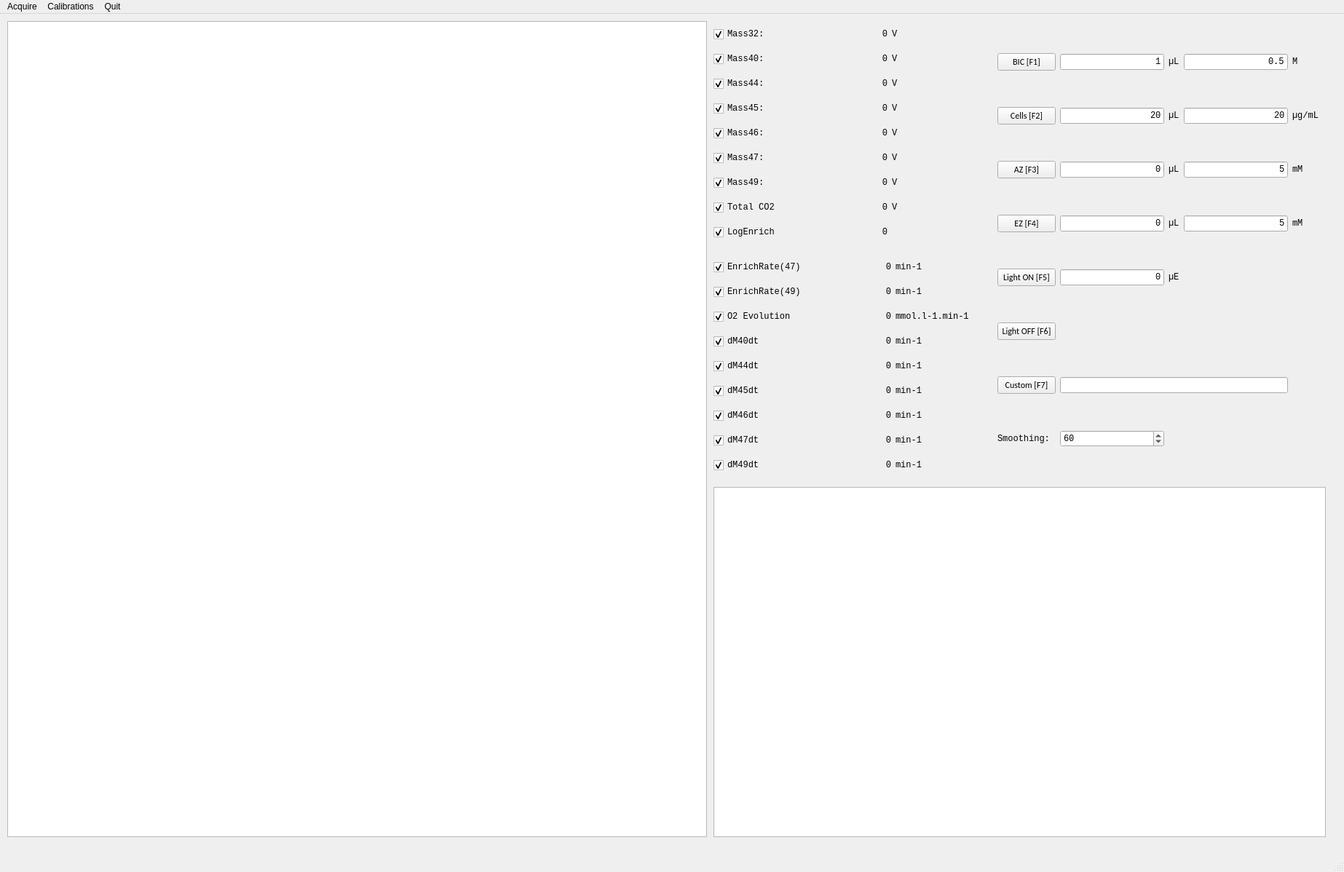
<?xml version="1.0" encoding="UTF-8"?>
<ui version="4.0">
 <class>MainWindow</class>
 <widget class="QMainWindow" name="MainWindow">
  <property name="geometry">
   <rect>
    <x>0</x>
    <y>0</y>
    <width>1846</width>
    <height>1198</height>
   </rect>
  </property>
  <property name="windowTitle">
   <string>MainWindow</string>
  </property>
  <widget class="QWidget" name="centralwidget">
   <widget class="QGraphicsView" name="graph_enrichrate">
    <property name="geometry">
     <rect>
      <x>980</x>
      <y>650</y>
      <width>841</width>
      <height>481</height>
     </rect>
    </property>
    <property name="font">
     <font>
      <family>Consolas</family>
      <pointsize>9</pointsize>
     </font>
    </property>
   </widget>
   <widget class="QGraphicsView" name="graph_rawdata">
    <property name="geometry">
     <rect>
      <x>10</x>
      <y>10</y>
      <width>961</width>
      <height>1121</height>
     </rect>
    </property>
   </widget>
   <widget class="QWidget" name="layoutWidget">
    <property name="geometry">
     <rect>
      <x>980</x>
      <y>330</y>
      <width>361</width>
      <height>308</height>
     </rect>
    </property>
    <layout class="QGridLayout" name="gridLayout">
     <item row="0" column="0">
      <widget class="QCheckBox" name="chk_ER47">
       <property name="font">
        <font>
         <family>Consolas</family>
         <pointsize>9</pointsize>
        </font>
       </property>
       <property name="text">
        <string>EnrichRate(47)</string>
       </property>
       <property name="checked">
        <bool>true</bool>
       </property>
      </widget>
     </item>
     <item row="0" column="1">
      <widget class="QLabel" name="lab_ER47">
       <property name="font">
        <font>
         <family>Consolas</family>
         <pointsize>9</pointsize>
        </font>
       </property>
       <property name="text">
        <string>0</string>
       </property>
       <property name="alignment">
        <set>Qt::AlignRight|Qt::AlignTrailing|Qt::AlignVCenter</set>
       </property>
      </widget>
     </item>
     <item row="0" column="2">
      <widget class="QLabel" name="lab_ER47unit">
       <property name="font">
        <font>
         <family>Consolas</family>
         <pointsize>9</pointsize>
        </font>
       </property>
       <property name="text">
        <string>min-1</string>
       </property>
       <property name="alignment">
        <set>Qt::AlignLeading|Qt::AlignLeft|Qt::AlignVCenter</set>
       </property>
      </widget>
     </item>
     <item row="1" column="0">
      <widget class="QCheckBox" name="chk_ER49">
       <property name="font">
        <font>
         <family>Consolas</family>
         <pointsize>9</pointsize>
        </font>
       </property>
       <property name="text">
        <string>EnrichRate(49)</string>
       </property>
       <property name="checked">
        <bool>true</bool>
       </property>
      </widget>
     </item>
     <item row="1" column="1">
      <widget class="QLabel" name="lab_ER49">
       <property name="font">
        <font>
         <family>Consolas</family>
         <pointsize>9</pointsize>
        </font>
       </property>
       <property name="text">
        <string>0</string>
       </property>
       <property name="alignment">
        <set>Qt::AlignRight|Qt::AlignTrailing|Qt::AlignVCenter</set>
       </property>
      </widget>
     </item>
     <item row="1" column="2">
      <widget class="QLabel" name="lab_ER49unit">
       <property name="font">
        <font>
         <family>Consolas</family>
         <pointsize>9</pointsize>
        </font>
       </property>
       <property name="text">
        <string>min-1</string>
       </property>
       <property name="alignment">
        <set>Qt::AlignLeading|Qt::AlignLeft|Qt::AlignVCenter</set>
       </property>
      </widget>
     </item>
     <item row="2" column="0">
      <widget class="QCheckBox" name="chk_O2evol">
       <property name="font">
        <font>
         <family>Consolas</family>
         <pointsize>9</pointsize>
        </font>
       </property>
       <property name="text">
        <string>O2 Evolution</string>
       </property>
       <property name="checked">
        <bool>true</bool>
       </property>
      </widget>
     </item>
     <item row="2" column="1">
      <widget class="QLabel" name="lab_O2evol">
       <property name="font">
        <font>
         <family>Consolas</family>
         <pointsize>9</pointsize>
        </font>
       </property>
       <property name="text">
        <string>0</string>
       </property>
       <property name="alignment">
        <set>Qt::AlignRight|Qt::AlignTrailing|Qt::AlignVCenter</set>
       </property>
      </widget>
     </item>
     <item row="2" column="2">
      <widget class="QLabel" name="lab_O2evolunit">
       <property name="font">
        <font>
         <family>Consolas</family>
         <pointsize>9</pointsize>
        </font>
       </property>
       <property name="text">
        <string>mmol.l-1.min-1</string>
       </property>
       <property name="alignment">
        <set>Qt::AlignLeading|Qt::AlignLeft|Qt::AlignVCenter</set>
       </property>
      </widget>
     </item>
     <item row="3" column="0">
      <widget class="QCheckBox" name="chk_dM40dt">
       <property name="font">
        <font>
         <family>Consolas</family>
         <pointsize>9</pointsize>
        </font>
       </property>
       <property name="text">
        <string>dM40dt</string>
       </property>
       <property name="checked">
        <bool>true</bool>
       </property>
      </widget>
     </item>
     <item row="3" column="1">
      <widget class="QLabel" name="lab_dM40dt">
       <property name="font">
        <font>
         <family>Consolas</family>
         <pointsize>9</pointsize>
        </font>
       </property>
       <property name="text">
        <string>0</string>
       </property>
       <property name="alignment">
        <set>Qt::AlignRight|Qt::AlignTrailing|Qt::AlignVCenter</set>
       </property>
      </widget>
     </item>
     <item row="3" column="2">
      <widget class="QLabel" name="lab_dM40dtunit">
       <property name="font">
        <font>
         <family>Consolas</family>
         <pointsize>9</pointsize>
        </font>
       </property>
       <property name="text">
        <string>min-1</string>
       </property>
       <property name="alignment">
        <set>Qt::AlignLeading|Qt::AlignLeft|Qt::AlignVCenter</set>
       </property>
      </widget>
     </item>
     <item row="4" column="0">
      <widget class="QCheckBox" name="chk_dM44dt">
       <property name="font">
        <font>
         <family>Consolas</family>
         <pointsize>9</pointsize>
        </font>
       </property>
       <property name="text">
        <string>dM44dt</string>
       </property>
       <property name="checked">
        <bool>true</bool>
       </property>
      </widget>
     </item>
     <item row="4" column="1">
      <widget class="QLabel" name="lab_dM44dt">
       <property name="font">
        <font>
         <family>Consolas</family>
         <pointsize>9</pointsize>
        </font>
       </property>
       <property name="text">
        <string>0</string>
       </property>
       <property name="alignment">
        <set>Qt::AlignRight|Qt::AlignTrailing|Qt::AlignVCenter</set>
       </property>
      </widget>
     </item>
     <item row="4" column="2">
      <widget class="QLabel" name="lab_dM44dtunit">
       <property name="font">
        <font>
         <family>Consolas</family>
         <pointsize>9</pointsize>
        </font>
       </property>
       <property name="text">
        <string>min-1</string>
       </property>
       <property name="alignment">
        <set>Qt::AlignLeading|Qt::AlignLeft|Qt::AlignVCenter</set>
       </property>
      </widget>
     </item>
     <item row="5" column="0">
      <widget class="QCheckBox" name="chk_dM45dt">
       <property name="font">
        <font>
         <family>Consolas</family>
         <pointsize>9</pointsize>
        </font>
       </property>
       <property name="text">
        <string>dM45dt</string>
       </property>
       <property name="checked">
        <bool>true</bool>
       </property>
      </widget>
     </item>
     <item row="5" column="1">
      <widget class="QLabel" name="lab_dM45dt">
       <property name="font">
        <font>
         <family>Consolas</family>
         <pointsize>9</pointsize>
        </font>
       </property>
       <property name="text">
        <string>0</string>
       </property>
       <property name="alignment">
        <set>Qt::AlignRight|Qt::AlignTrailing|Qt::AlignVCenter</set>
       </property>
      </widget>
     </item>
     <item row="5" column="2">
      <widget class="QLabel" name="lab_dM45dtunit">
       <property name="font">
        <font>
         <family>Consolas</family>
         <pointsize>9</pointsize>
        </font>
       </property>
       <property name="text">
        <string>min-1</string>
       </property>
       <property name="alignment">
        <set>Qt::AlignLeading|Qt::AlignLeft|Qt::AlignVCenter</set>
       </property>
      </widget>
     </item>
     <item row="6" column="0">
      <widget class="QCheckBox" name="chk_dM46dt">
       <property name="font">
        <font>
         <family>Consolas</family>
         <pointsize>9</pointsize>
        </font>
       </property>
       <property name="text">
        <string>dM46dt</string>
       </property>
       <property name="checked">
        <bool>true</bool>
       </property>
      </widget>
     </item>
     <item row="6" column="1">
      <widget class="QLabel" name="lab_dM46dt">
       <property name="font">
        <font>
         <family>Consolas</family>
         <pointsize>9</pointsize>
        </font>
       </property>
       <property name="text">
        <string>0</string>
       </property>
       <property name="alignment">
        <set>Qt::AlignRight|Qt::AlignTrailing|Qt::AlignVCenter</set>
       </property>
      </widget>
     </item>
     <item row="6" column="2">
      <widget class="QLabel" name="lab_dM46dtunit">
       <property name="font">
        <font>
         <family>Consolas</family>
         <pointsize>9</pointsize>
        </font>
       </property>
       <property name="text">
        <string>min-1</string>
       </property>
       <property name="alignment">
        <set>Qt::AlignLeading|Qt::AlignLeft|Qt::AlignVCenter</set>
       </property>
      </widget>
     </item>
     <item row="7" column="0">
      <widget class="QCheckBox" name="chk_dM47dt">
       <property name="font">
        <font>
         <family>Consolas</family>
         <pointsize>9</pointsize>
        </font>
       </property>
       <property name="text">
        <string>dM47dt</string>
       </property>
       <property name="checked">
        <bool>true</bool>
       </property>
      </widget>
     </item>
     <item row="7" column="1">
      <widget class="QLabel" name="lab_dM47dt">
       <property name="font">
        <font>
         <family>Consolas</family>
         <pointsize>9</pointsize>
        </font>
       </property>
       <property name="text">
        <string>0</string>
       </property>
       <property name="alignment">
        <set>Qt::AlignRight|Qt::AlignTrailing|Qt::AlignVCenter</set>
       </property>
      </widget>
     </item>
     <item row="7" column="2">
      <widget class="QLabel" name="lab_dM47dtunit">
       <property name="font">
        <font>
         <family>Consolas</family>
         <pointsize>9</pointsize>
        </font>
       </property>
       <property name="text">
        <string>min-1</string>
       </property>
       <property name="alignment">
        <set>Qt::AlignLeading|Qt::AlignLeft|Qt::AlignVCenter</set>
       </property>
      </widget>
     </item>
     <item row="8" column="0">
      <widget class="QCheckBox" name="chk_dM49dt">
       <property name="font">
        <font>
         <family>Consolas</family>
         <pointsize>9</pointsize>
        </font>
       </property>
       <property name="text">
        <string>dM49dt</string>
       </property>
       <property name="checked">
        <bool>true</bool>
       </property>
      </widget>
     </item>
     <item row="8" column="1">
      <widget class="QLabel" name="lab_dM49dt">
       <property name="font">
        <font>
         <family>Consolas</family>
         <pointsize>9</pointsize>
        </font>
       </property>
       <property name="text">
        <string>0</string>
       </property>
       <property name="alignment">
        <set>Qt::AlignRight|Qt::AlignTrailing|Qt::AlignVCenter</set>
       </property>
      </widget>
     </item>
     <item row="8" column="2">
      <widget class="QLabel" name="lab_dM49dtunit">
       <property name="font">
        <font>
         <family>Consolas</family>
         <pointsize>9</pointsize>
        </font>
       </property>
       <property name="text">
        <string>min-1</string>
       </property>
       <property name="alignment">
        <set>Qt::AlignLeading|Qt::AlignLeft|Qt::AlignVCenter</set>
       </property>
      </widget>
     </item>
    </layout>
   </widget>
   <widget class="QWidget" name="layoutWidget">
    <property name="geometry">
     <rect>
      <x>980</x>
      <y>10</y>
      <width>361</width>
      <height>308</height>
     </rect>
    </property>
    <layout class="QGridLayout" name="gridLayout_3">
     <item row="0" column="0">
      <widget class="QCheckBox" name="chk_M32">
       <property name="font">
        <font>
         <family>Consolas</family>
         <pointsize>9</pointsize>
        </font>
       </property>
       <property name="text">
        <string>Mass32: </string>
       </property>
       <property name="checked">
        <bool>true</bool>
       </property>
      </widget>
     </item>
     <item row="0" column="1">
      <widget class="QLabel" name="lab_32">
       <property name="font">
        <font>
         <family>Consolas</family>
         <pointsize>9</pointsize>
        </font>
       </property>
       <property name="text">
        <string>0</string>
       </property>
       <property name="alignment">
        <set>Qt::AlignRight|Qt::AlignTrailing|Qt::AlignVCenter</set>
       </property>
      </widget>
     </item>
     <item row="0" column="2">
      <widget class="QLabel" name="lab_M32unit">
       <property name="font">
        <font>
         <family>Consolas</family>
         <pointsize>9</pointsize>
        </font>
       </property>
       <property name="text">
        <string>V</string>
       </property>
       <property name="alignment">
        <set>Qt::AlignLeading|Qt::AlignLeft|Qt::AlignVCenter</set>
       </property>
      </widget>
     </item>
     <item row="1" column="0">
      <widget class="QCheckBox" name="chk_M40">
       <property name="font">
        <font>
         <family>Consolas</family>
         <pointsize>9</pointsize>
        </font>
       </property>
       <property name="text">
        <string>Mass40: </string>
       </property>
       <property name="checked">
        <bool>true</bool>
       </property>
      </widget>
     </item>
     <item row="1" column="1">
      <widget class="QLabel" name="lab_40">
       <property name="font">
        <font>
         <family>Consolas</family>
         <pointsize>9</pointsize>
        </font>
       </property>
       <property name="text">
        <string>0</string>
       </property>
       <property name="alignment">
        <set>Qt::AlignRight|Qt::AlignTrailing|Qt::AlignVCenter</set>
       </property>
      </widget>
     </item>
     <item row="1" column="2">
      <widget class="QLabel" name="lab_M40unit">
       <property name="font">
        <font>
         <family>Consolas</family>
         <pointsize>9</pointsize>
        </font>
       </property>
       <property name="text">
        <string>V</string>
       </property>
       <property name="alignment">
        <set>Qt::AlignLeading|Qt::AlignLeft|Qt::AlignVCenter</set>
       </property>
      </widget>
     </item>
     <item row="2" column="0">
      <widget class="QCheckBox" name="chk_M44">
       <property name="font">
        <font>
         <family>Consolas</family>
         <pointsize>9</pointsize>
        </font>
       </property>
       <property name="text">
        <string>Mass44: </string>
       </property>
       <property name="checked">
        <bool>true</bool>
       </property>
      </widget>
     </item>
     <item row="2" column="1">
      <widget class="QLabel" name="lab_44">
       <property name="font">
        <font>
         <family>Consolas</family>
         <pointsize>9</pointsize>
        </font>
       </property>
       <property name="text">
        <string>0</string>
       </property>
       <property name="alignment">
        <set>Qt::AlignRight|Qt::AlignTrailing|Qt::AlignVCenter</set>
       </property>
      </widget>
     </item>
     <item row="2" column="2">
      <widget class="QLabel" name="lab_M44unit">
       <property name="font">
        <font>
         <family>Consolas</family>
         <pointsize>9</pointsize>
        </font>
       </property>
       <property name="text">
        <string>V</string>
       </property>
       <property name="alignment">
        <set>Qt::AlignLeading|Qt::AlignLeft|Qt::AlignVCenter</set>
       </property>
      </widget>
     </item>
     <item row="3" column="0">
      <widget class="QCheckBox" name="chk_M45">
       <property name="font">
        <font>
         <family>Consolas</family>
         <pointsize>9</pointsize>
         <kerning>true</kerning>
        </font>
       </property>
       <property name="focusPolicy">
        <enum>Qt::StrongFocus</enum>
       </property>
       <property name="text">
        <string>Mass45: </string>
       </property>
       <property name="checked">
        <bool>true</bool>
       </property>
      </widget>
     </item>
     <item row="3" column="1">
      <widget class="QLabel" name="lab_45">
       <property name="font">
        <font>
         <family>Consolas</family>
         <pointsize>9</pointsize>
        </font>
       </property>
       <property name="text">
        <string>0</string>
       </property>
       <property name="alignment">
        <set>Qt::AlignRight|Qt::AlignTrailing|Qt::AlignVCenter</set>
       </property>
      </widget>
     </item>
     <item row="3" column="2">
      <widget class="QLabel" name="lab_M45unit">
       <property name="font">
        <font>
         <family>Consolas</family>
         <pointsize>9</pointsize>
        </font>
       </property>
       <property name="text">
        <string>V</string>
       </property>
       <property name="alignment">
        <set>Qt::AlignLeading|Qt::AlignLeft|Qt::AlignVCenter</set>
       </property>
      </widget>
     </item>
     <item row="4" column="0">
      <widget class="QCheckBox" name="chk_M46">
       <property name="font">
        <font>
         <family>Consolas</family>
         <pointsize>9</pointsize>
        </font>
       </property>
       <property name="text">
        <string>Mass46:</string>
       </property>
       <property name="checked">
        <bool>true</bool>
       </property>
      </widget>
     </item>
     <item row="4" column="1">
      <widget class="QLabel" name="lab_46">
       <property name="font">
        <font>
         <family>Consolas</family>
         <pointsize>9</pointsize>
        </font>
       </property>
       <property name="text">
        <string>0</string>
       </property>
       <property name="alignment">
        <set>Qt::AlignRight|Qt::AlignTrailing|Qt::AlignVCenter</set>
       </property>
      </widget>
     </item>
     <item row="4" column="2">
      <widget class="QLabel" name="lab_M46unit">
       <property name="font">
        <font>
         <family>Consolas</family>
         <pointsize>9</pointsize>
        </font>
       </property>
       <property name="text">
        <string>V</string>
       </property>
       <property name="alignment">
        <set>Qt::AlignLeading|Qt::AlignLeft|Qt::AlignVCenter</set>
       </property>
      </widget>
     </item>
     <item row="5" column="0">
      <widget class="QCheckBox" name="chk_M47">
       <property name="font">
        <font>
         <family>Consolas</family>
         <pointsize>9</pointsize>
        </font>
       </property>
       <property name="text">
        <string>Mass47: </string>
       </property>
       <property name="checked">
        <bool>true</bool>
       </property>
      </widget>
     </item>
     <item row="5" column="1">
      <widget class="QLabel" name="lab_47">
       <property name="font">
        <font>
         <family>Consolas</family>
         <pointsize>9</pointsize>
        </font>
       </property>
       <property name="text">
        <string>0</string>
       </property>
       <property name="alignment">
        <set>Qt::AlignRight|Qt::AlignTrailing|Qt::AlignVCenter</set>
       </property>
      </widget>
     </item>
     <item row="5" column="2">
      <widget class="QLabel" name="lab_M47unit">
       <property name="font">
        <font>
         <family>Consolas</family>
         <pointsize>9</pointsize>
        </font>
       </property>
       <property name="text">
        <string>V</string>
       </property>
       <property name="alignment">
        <set>Qt::AlignLeading|Qt::AlignLeft|Qt::AlignVCenter</set>
       </property>
      </widget>
     </item>
     <item row="6" column="0">
      <widget class="QCheckBox" name="chk_M49">
       <property name="font">
        <font>
         <family>Consolas</family>
         <pointsize>9</pointsize>
        </font>
       </property>
       <property name="text">
        <string>Mass49: </string>
       </property>
       <property name="checked">
        <bool>true</bool>
       </property>
      </widget>
     </item>
     <item row="6" column="1">
      <widget class="QLabel" name="lab_49">
       <property name="font">
        <font>
         <family>Consolas</family>
         <pointsize>9</pointsize>
        </font>
       </property>
       <property name="text">
        <string>0</string>
       </property>
       <property name="alignment">
        <set>Qt::AlignRight|Qt::AlignTrailing|Qt::AlignVCenter</set>
       </property>
      </widget>
     </item>
     <item row="6" column="2">
      <widget class="QLabel" name="lab_M49unit">
       <property name="font">
        <font>
         <family>Consolas</family>
         <pointsize>9</pointsize>
        </font>
       </property>
       <property name="text">
        <string>V</string>
       </property>
       <property name="alignment">
        <set>Qt::AlignLeading|Qt::AlignLeft|Qt::AlignVCenter</set>
       </property>
      </widget>
     </item>
     <item row="7" column="0">
      <widget class="QCheckBox" name="chk_totalCO2">
       <property name="font">
        <font>
         <family>Consolas</family>
         <pointsize>9</pointsize>
        </font>
       </property>
       <property name="text">
        <string>Total CO2</string>
       </property>
       <property name="checked">
        <bool>true</bool>
       </property>
      </widget>
     </item>
     <item row="7" column="1">
      <widget class="QLabel" name="lab_logE_2">
       <property name="font">
        <font>
         <family>Consolas</family>
         <pointsize>9</pointsize>
        </font>
       </property>
       <property name="text">
        <string>0</string>
       </property>
       <property name="alignment">
        <set>Qt::AlignRight|Qt::AlignTrailing|Qt::AlignVCenter</set>
       </property>
      </widget>
     </item>
     <item row="7" column="2">
      <widget class="QLabel" name="lab_totCO2unit">
       <property name="font">
        <font>
         <family>Consolas</family>
         <pointsize>9</pointsize>
        </font>
       </property>
       <property name="text">
        <string>V</string>
       </property>
       <property name="alignment">
        <set>Qt::AlignLeading|Qt::AlignLeft|Qt::AlignVCenter</set>
       </property>
      </widget>
     </item>
     <item row="8" column="0">
      <widget class="QCheckBox" name="chk_logE">
       <property name="font">
        <font>
         <family>Consolas</family>
         <pointsize>9</pointsize>
        </font>
       </property>
       <property name="text">
        <string>LogEnrich</string>
       </property>
       <property name="checked">
        <bool>true</bool>
       </property>
      </widget>
     </item>
     <item row="8" column="1">
      <widget class="QLabel" name="lab_logE">
       <property name="font">
        <font>
         <family>Consolas</family>
         <pointsize>9</pointsize>
        </font>
       </property>
       <property name="text">
        <string>0</string>
       </property>
       <property name="alignment">
        <set>Qt::AlignRight|Qt::AlignTrailing|Qt::AlignVCenter</set>
       </property>
      </widget>
     </item>
    </layout>
   </widget>
   <widget class="QWidget" name="layoutWidget">
    <property name="geometry">
     <rect>
      <x>1370</x>
      <y>10</y>
      <width>441</width>
      <height>631</height>
     </rect>
    </property>
    <layout class="QGridLayout" name="gridLayout_2">
     <item row="0" column="0">
      <widget class="QPushButton" name="btn_bic">
       <property name="font">
        <font>
         <family>Calibri</family>
         <pointsize>9</pointsize>
        </font>
       </property>
       <property name="text">
        <string>BIC [F1]</string>
       </property>
      </widget>
     </item>
     <item row="0" column="1">
      <widget class="QLineEdit" name="bic_vol">
       <property name="font">
        <font>
         <family>Consolas</family>
         <pointsize>9</pointsize>
        </font>
       </property>
       <property name="text">
        <string>1</string>
       </property>
       <property name="alignment">
        <set>Qt::AlignRight|Qt::AlignTrailing|Qt::AlignVCenter</set>
       </property>
      </widget>
     </item>
     <item row="0" column="2">
      <widget class="QLabel" name="lab_bicvolunit">
       <property name="font">
        <font>
         <family>Consolas</family>
         <pointsize>9</pointsize>
        </font>
       </property>
       <property name="text">
        <string>µL</string>
       </property>
       <property name="alignment">
        <set>Qt::AlignLeading|Qt::AlignLeft|Qt::AlignVCenter</set>
       </property>
      </widget>
     </item>
     <item row="0" column="3">
      <widget class="QLineEdit" name="bic_cc">
       <property name="font">
        <font>
         <family>Consolas</family>
         <pointsize>9</pointsize>
        </font>
       </property>
       <property name="text">
        <string>0.5</string>
       </property>
       <property name="alignment">
        <set>Qt::AlignRight|Qt::AlignTrailing|Qt::AlignVCenter</set>
       </property>
      </widget>
     </item>
     <item row="0" column="4">
      <widget class="QLabel" name="lab_bicccunit">
       <property name="font">
        <font>
         <family>Consolas</family>
         <pointsize>9</pointsize>
        </font>
       </property>
       <property name="text">
        <string>M</string>
       </property>
       <property name="alignment">
        <set>Qt::AlignLeading|Qt::AlignLeft|Qt::AlignVCenter</set>
       </property>
      </widget>
     </item>
     <item row="1" column="0">
      <widget class="QPushButton" name="btn_cells">
       <property name="font">
        <font>
         <family>Calibri</family>
         <pointsize>9</pointsize>
        </font>
       </property>
       <property name="text">
        <string>Cells [F2]</string>
       </property>
      </widget>
     </item>
     <item row="1" column="1">
      <widget class="QLineEdit" name="cells_vol">
       <property name="font">
        <font>
         <family>Consolas</family>
         <pointsize>9</pointsize>
        </font>
       </property>
       <property name="text">
        <string>20</string>
       </property>
       <property name="alignment">
        <set>Qt::AlignRight|Qt::AlignTrailing|Qt::AlignVCenter</set>
       </property>
      </widget>
     </item>
     <item row="1" column="2">
      <widget class="QLabel" name="lab_cellsvolunit">
       <property name="font">
        <font>
         <family>Consolas</family>
         <pointsize>9</pointsize>
        </font>
       </property>
       <property name="text">
        <string>µL</string>
       </property>
       <property name="alignment">
        <set>Qt::AlignLeading|Qt::AlignLeft|Qt::AlignVCenter</set>
       </property>
      </widget>
     </item>
     <item row="1" column="3">
      <widget class="QLineEdit" name="cells_cc">
       <property name="font">
        <font>
         <family>Consolas</family>
         <pointsize>9</pointsize>
        </font>
       </property>
       <property name="text">
        <string>20</string>
       </property>
       <property name="alignment">
        <set>Qt::AlignRight|Qt::AlignTrailing|Qt::AlignVCenter</set>
       </property>
      </widget>
     </item>
     <item row="1" column="4">
      <widget class="QLabel" name="lab_cellsccunit">
       <property name="font">
        <font>
         <family>Consolas</family>
         <pointsize>9</pointsize>
        </font>
       </property>
       <property name="text">
        <string>µg/mL</string>
       </property>
       <property name="alignment">
        <set>Qt::AlignLeading|Qt::AlignLeft|Qt::AlignVCenter</set>
       </property>
      </widget>
     </item>
     <item row="2" column="0">
      <widget class="QPushButton" name="btn_az">
       <property name="font">
        <font>
         <family>Calibri</family>
         <pointsize>9</pointsize>
        </font>
       </property>
       <property name="text">
        <string>AZ [F3]</string>
       </property>
      </widget>
     </item>
     <item row="2" column="1">
      <widget class="QLineEdit" name="az_vol">
       <property name="font">
        <font>
         <family>Consolas</family>
         <pointsize>9</pointsize>
        </font>
       </property>
       <property name="text">
        <string>0</string>
       </property>
       <property name="alignment">
        <set>Qt::AlignRight|Qt::AlignTrailing|Qt::AlignVCenter</set>
       </property>
      </widget>
     </item>
     <item row="2" column="2">
      <widget class="QLabel" name="lab_azvolunit">
       <property name="font">
        <font>
         <family>Consolas</family>
         <pointsize>9</pointsize>
        </font>
       </property>
       <property name="text">
        <string>µL</string>
       </property>
       <property name="alignment">
        <set>Qt::AlignLeading|Qt::AlignLeft|Qt::AlignVCenter</set>
       </property>
      </widget>
     </item>
     <item row="2" column="3">
      <widget class="QLineEdit" name="az_cc">
       <property name="font">
        <font>
         <family>Consolas</family>
         <pointsize>9</pointsize>
        </font>
       </property>
       <property name="text">
        <string>5</string>
       </property>
       <property name="alignment">
        <set>Qt::AlignRight|Qt::AlignTrailing|Qt::AlignVCenter</set>
       </property>
      </widget>
     </item>
     <item row="2" column="4">
      <widget class="QLabel" name="lab_azccunit">
       <property name="font">
        <font>
         <family>Consolas</family>
         <pointsize>9</pointsize>
        </font>
       </property>
       <property name="text">
        <string>mM</string>
       </property>
       <property name="alignment">
        <set>Qt::AlignLeading|Qt::AlignLeft|Qt::AlignVCenter</set>
       </property>
      </widget>
     </item>
     <item row="3" column="0">
      <widget class="QPushButton" name="btn_ez">
       <property name="font">
        <font>
         <family>Calibri</family>
         <pointsize>9</pointsize>
        </font>
       </property>
       <property name="text">
        <string>EZ [F4]</string>
       </property>
      </widget>
     </item>
     <item row="3" column="1">
      <widget class="QLineEdit" name="ez_vol">
       <property name="font">
        <font>
         <family>Consolas</family>
         <pointsize>9</pointsize>
        </font>
       </property>
       <property name="text">
        <string>0</string>
       </property>
       <property name="alignment">
        <set>Qt::AlignRight|Qt::AlignTrailing|Qt::AlignVCenter</set>
       </property>
      </widget>
     </item>
     <item row="3" column="2">
      <widget class="QLabel" name="lab_ezvolunit">
       <property name="font">
        <font>
         <family>Consolas</family>
         <pointsize>9</pointsize>
        </font>
       </property>
       <property name="text">
        <string>µL</string>
       </property>
       <property name="alignment">
        <set>Qt::AlignLeading|Qt::AlignLeft|Qt::AlignVCenter</set>
       </property>
      </widget>
     </item>
     <item row="3" column="3">
      <widget class="QLineEdit" name="ez_cc">
       <property name="font">
        <font>
         <family>Consolas</family>
         <pointsize>9</pointsize>
        </font>
       </property>
       <property name="text">
        <string>5</string>
       </property>
       <property name="alignment">
        <set>Qt::AlignRight|Qt::AlignTrailing|Qt::AlignVCenter</set>
       </property>
      </widget>
     </item>
     <item row="3" column="4">
      <widget class="QLabel" name="lab_ezccunit">
       <property name="font">
        <font>
         <family>Consolas</family>
         <pointsize>9</pointsize>
        </font>
       </property>
       <property name="text">
        <string>mM</string>
       </property>
       <property name="alignment">
        <set>Qt::AlignLeading|Qt::AlignLeft|Qt::AlignVCenter</set>
       </property>
      </widget>
     </item>
     <item row="4" column="0">
      <widget class="QPushButton" name="btn_lighton">
       <property name="font">
        <font>
         <family>Calibri</family>
         <pointsize>9</pointsize>
        </font>
       </property>
       <property name="text">
        <string>Light ON [F5]</string>
       </property>
      </widget>
     </item>
     <item row="4" column="1">
      <widget class="QLineEdit" name="light_int">
       <property name="font">
        <font>
         <family>Consolas</family>
         <pointsize>9</pointsize>
        </font>
       </property>
       <property name="text">
        <string>0</string>
       </property>
       <property name="alignment">
        <set>Qt::AlignRight|Qt::AlignTrailing|Qt::AlignVCenter</set>
       </property>
      </widget>
     </item>
     <item row="4" column="2">
      <widget class="QLabel" name="lab_lightintunit">
       <property name="font">
        <font>
         <family>Consolas</family>
         <pointsize>9</pointsize>
        </font>
       </property>
       <property name="text">
        <string>µE</string>
       </property>
       <property name="alignment">
        <set>Qt::AlignLeading|Qt::AlignLeft|Qt::AlignVCenter</set>
       </property>
      </widget>
     </item>
     <item row="5" column="0">
      <widget class="QPushButton" name="btn_lightoff">
       <property name="font">
        <font>
         <family>Calibri</family>
         <pointsize>9</pointsize>
        </font>
       </property>
       <property name="text">
        <string>Light OFF [F6]</string>
       </property>
      </widget>
     </item>
     <item row="6" column="0">
      <widget class="QPushButton" name="btn_custom">
       <property name="font">
        <font>
         <family>Calibri</family>
         <pointsize>9</pointsize>
        </font>
       </property>
       <property name="text">
        <string>Custom [F7]</string>
       </property>
      </widget>
     </item>
     <item row="6" column="1" colspan="3">
      <widget class="QLineEdit" name="custom_text">
       <property name="font">
        <font>
         <family>Consolas</family>
         <pointsize>9</pointsize>
        </font>
       </property>
       <property name="text">
        <string/>
       </property>
       <property name="alignment">
        <set>Qt::AlignRight|Qt::AlignTrailing|Qt::AlignVCenter</set>
       </property>
      </widget>
     </item>
     <item row="7" column="0">
      <widget class="QLabel" name="lab_smoothing">
       <property name="font">
        <font>
         <family>Consolas</family>
         <pointsize>9</pointsize>
        </font>
       </property>
       <property name="text">
        <string>Smoothing:</string>
       </property>
      </widget>
     </item>
     <item row="7" column="1">
      <widget class="QSpinBox" name="smoothing_value">
       <property name="font">
        <font>
         <family>Consolas</family>
         <pointsize>9</pointsize>
        </font>
       </property>
       <property name="value">
        <number>60</number>
       </property>
      </widget>
     </item>
    </layout>
   </widget>
   <zorder>layoutWidget</zorder>
   <zorder>layoutWidget</zorder>
   <zorder>graph_enrichrate</zorder>
   <zorder>graph_rawdata</zorder>
   <zorder>layoutWidget</zorder>
  </widget>
  <widget class="QMenuBar" name="menubar">
   <property name="geometry">
    <rect>
     <x>0</x>
     <y>0</y>
     <width>1846</width>
     <height>31</height>
    </rect>
   </property>
   <widget class="QMenu" name="menuStart">
    <property name="title">
     <string>Acquire</string>
    </property>
    <addaction name="actionStart"/>
    <addaction name="separator"/>
    <addaction name="actionStop_2"/>
   </widget>
   <widget class="QMenu" name="menuQuit">
    <property name="title">
     <string>Quit</string>
    </property>
    <addaction name="actionQuit"/>
   </widget>
   <widget class="QMenu" name="menuCalibrations">
    <property name="title">
     <string>Calibrations</string>
    </property>
    <addaction name="actionAdd_new_Membrane"/>
    <addaction name="separator"/>
    <addaction name="actionAdd_CO2_Calibration"/>
    <addaction name="actionAdd_O2_Calibration"/>
    <addaction name="separator"/>
    <addaction name="actionAdd_Electrical_Zeros"/>
    <addaction name="separator"/>
    <addaction name="actionAdd_Consumptions"/>
   </widget>
   <addaction name="menuStart"/>
   <addaction name="menuCalibrations"/>
   <addaction name="menuQuit"/>
  </widget>
  <widget class="QStatusBar" name="statusbar"/>
  <action name="actionStart">
   <property name="text">
    <string>Start</string>
   </property>
   <property name="shortcut">
    <string>Ctrl+F1</string>
   </property>
  </action>
  <action name="actionStop">
   <property name="text">
    <string>Stop</string>
   </property>
   <property name="shortcut">
    <string>F1</string>
   </property>
  </action>
  <action name="actionSet_datafile">
   <property name="text">
    <string>Set datafile</string>
   </property>
  </action>
  <action name="actionSet_duration">
   <property name="text">
    <string>Set duration</string>
   </property>
  </action>
  <action name="actionStop_2">
   <property name="text">
    <string>Stop</string>
   </property>
   <property name="shortcut">
    <string>Ctrl+F2</string>
   </property>
  </action>
  <action name="actionQuit">
   <property name="text">
    <string>Quit</string>
   </property>
   <property name="shortcut">
    <string>Ctrl+Q</string>
   </property>
  </action>
  <action name="actionAdd_new_Membrane">
   <property name="text">
    <string>Add new Membrane</string>
   </property>
  </action>
  <action name="actionAdd_CO2_Calibration">
   <property name="text">
    <string>Add CO2 Calibration</string>
   </property>
  </action>
  <action name="actionAdd_O2_Calibration">
   <property name="text">
    <string>Add O2 Calibration</string>
   </property>
  </action>
  <action name="actionAdd_Electrical_Zeros">
   <property name="text">
    <string>Add Electrical Zeros</string>
   </property>
  </action>
  <action name="actionAdd_Consumptions">
   <property name="text">
    <string>Add Consumptions</string>
   </property>
  </action>
 </widget>
 <resources/>
 <connections/>
</ui>
